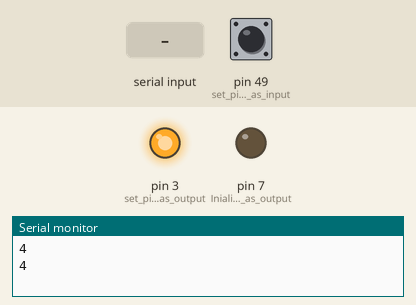
Simulated run of this sketch. Board: Arduino Mega 2560, built with avr-gcc and run on an emulated ATmega2560. On the bench: output pins drawn as LEDs (lit = HIGH), the last lines printed to the serial monitor. Inputs (shaded band) come from the test bench; at power-on: pin 49 (set_pin49_as_input) LOW.

Above: at 3.8 s.
3.9 s: "1" received over the second serial link
At 6.4 s:
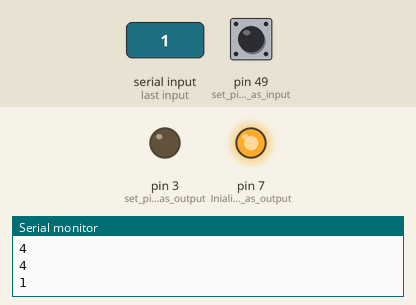
Timing chart, 0 to 8.0 s (numbered marks = the images above; inputs shaded):
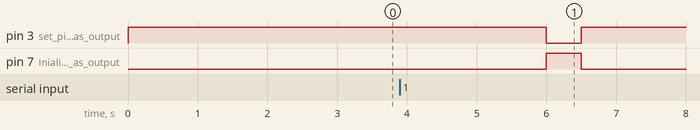

The sketch:

Communication___RFID.ino
```cpp
char val = 0;

void setup() {
  // put your setup code here, to run once:
  Serial.begin(9600);   //initialze serial
  Serial2.begin(9600);
  pinMode(49, INPUT);    //set pin49 as input
  pinMode(3, OUTPUT);   //set pin 3 as output
  pinMode(7, OUTPUT);     // Inializes Pin 7 as output pin


  digitalWrite(3, LOW);   //start will LED off
  digitalWrite(7, LOW);   // Sets output to Low, light is off


}

void loop() {
  // put your main code here, to run repeatedly:
  if(rcTime(49) != NULL){   //if rctime function call is yeilding value
    Serial.println(rcTime(49));  //print out that value
    digitalWrite(3, HIGH);   //turn LED on
    Serial2.write('J');       //Send letter "s" out
    delay(3000);             //wait 3 seconds
    digitalWrite(3, LOW);    //turn it off
    //delay(2000);            /wait 2 more seconds
  }

if (Serial2.available()) {  //If there is information available to read
  char incoming = Serial2.read(); // If something is recieved, then
    digitalWrite(7, HIGH);        // Turn on 2nd LED, indicating data recieved
    Serial.print(incoming);
    delay(500);                  // Delay 1s
    digitalWrite(7, LOW);         // Turn off 2nd LED

  }
}

long rcTime(int pin) {     //RCtime function returns value if
 pinMode(pin, OUTPUT);       //RFID is read
 digitalWrite(pin, HIGH);
 delayMicroseconds(230);
 pinMode(pin, INPUT);
 digitalWrite(pin, LOW); long
 time = micros(); while
 (digitalRead(pin));
 time = micros() - time;
 return time;
}
```

Measured:
- after the input at 3.9 s, pin 3 (set_pin_3_as_output): HIGH → LOW after 2.1 s, → HIGH 0.50 s later; pin 7 (Inializes_Pin_7_as_output): LOW → HIGH after 2.1 s, → LOW 0.50 s later
